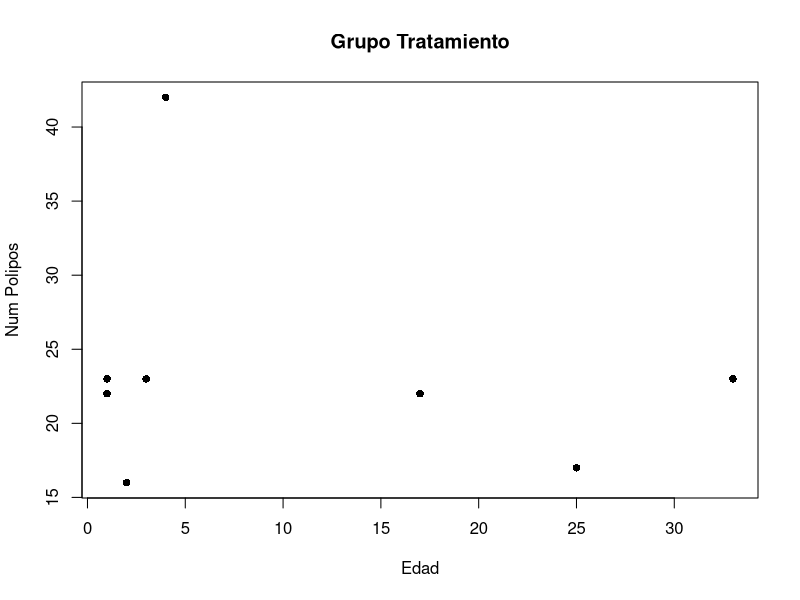
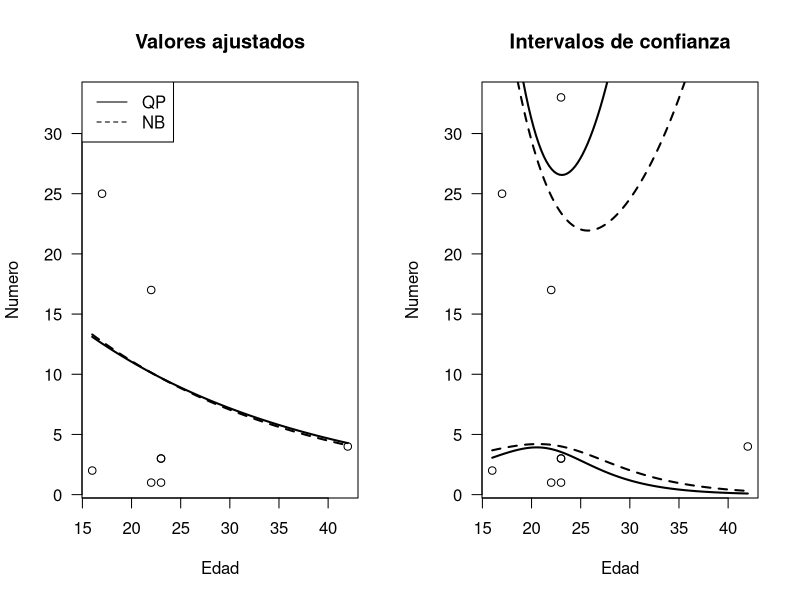

The R source for these figures, in order:
# Librerías
library(MASS)
library(statmod)

datos=read.csv('P5Trat.csv')
attach(datos)

plot(Numero,Edad,pch=16,xlab='Edad',ylab='Num Polipos',main='Grupo Tratamiento')

# Poisson
out1=glm(Numero~Edad,family=poisson)
summary(out1)

# Quasi-Poisson
out2=glm(Numero~Edad,family = quasipoisson)
summary(out2)
anova(out2,test = 'Chisq')

# Binomial Negativo
out3=glm.nb(Numero~Edad)
summary(out3)
out3=glm.convert(out3)
anova(out3,test='Chisq')


newEdad <- seq( min(datos$Edad), max(datos$Edad), length=100)
newNum.qp <- predict(out2, newdata=data.frame(Edad=newEdad),se.fit=TRUE)
newNum.nb <- predict(out3, newdata=data.frame(Edad=newEdad),se.fit=TRUE,
                     dispersion=1)
tstar <- qt(0.975, df=df.residual(out2) ) # For a 95% CI
ME.qp <- tstar * newNum.qp$se.fit; ME.nb <- tstar * newNum.nb$se.fit
mu.qp <- newNum.qp$fit; mu.nb <- newNum.nb$fit

par( mfrow=c(1, 2))
plot( Numero~Edad, las=1, main="Valores ajustados")
lines( exp(mu.qp) ~ newEdad, lwd=2 )
lines( exp(mu.nb) ~ newEdad, lwd=2, lty=2 );
legend("topleft", lty=1:2, legend=c("QP", "NB") )
#
plot( Numero~Edad, las=1, main="Intervalos de confianza")
ci.lo <- exp(mu.qp - ME.qp); ci.hi <- exp(mu.qp + ME.qp)
lines( ci.lo ~ newEdad, lwd=2); lines( ci.hi ~ newEdad, lwd=2)
ci.lo <- exp(mu.nb - ME.nb); ci.hi <- exp(mu.nb + ME.nb)
lines( ci.lo ~ newEdad, lwd=2, lty=2)
lines( ci.hi ~ newEdad, lwd=2, lty=2)
#legend("topleft", lty=1:2, legend=c("QP", "NB") )


